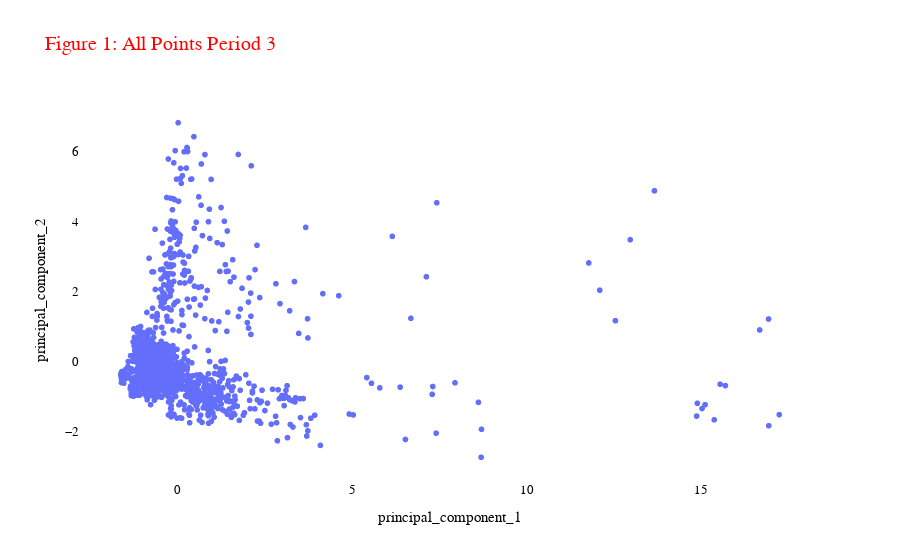

Source (notebook cell):
### Code cell
plot_firms(pca_df_4, "Figure 1: All Points Period 3").show()

### Figure 1 — Plotly figure (JSON) as saved in the notebook; plotly's stock layout.template omitted (floating-point values rounded to 4 significant figures; data arrays with more than 128 entries replaced by an {"elided": "..."} marker saying what was removed)
{"data": [{"customdata": {"elided": "1630x1 int values"}, "hovertemplate": "principal_component_1=%{x}<br>principal_component_2=%{y}<br>index=%{customdata[0]}<extra></extra>", "legendgroup": "", "marker": {"color": "#636efa", "symbol": "circle"}, "mode": "markers", "name": "", "showlegend": false, "type": "scattergl", "x": {"elided": "1630 float values"}, "xaxis": "x", "y": {"elided": "1630 float values"}, "yaxis": "y"}], "layout": {"font": {"family": "Arial Black"}, "legend": {"font": {"color": "black", "size": 10}, "tracegroupgap": 0}, "plot_bgcolor": "white", "title": {"font": {"color": "red", "size": 20}, "text": "Figure 1: All Points Period 3"}, "xaxis": {"anchor": "y", "domain": [0, 1], "tickfont": {"color": "black", "size": 13}, "title": {"font": {"color": "black", "size": 15}, "text": "principal_component_1"}}, "yaxis": {"anchor": "x", "domain": [0, 1], "tickfont": {"color": "black", "size": 13}, "title": {"font": {"color": "black", "size": 15}, "text": "principal_component_2"}}}}
